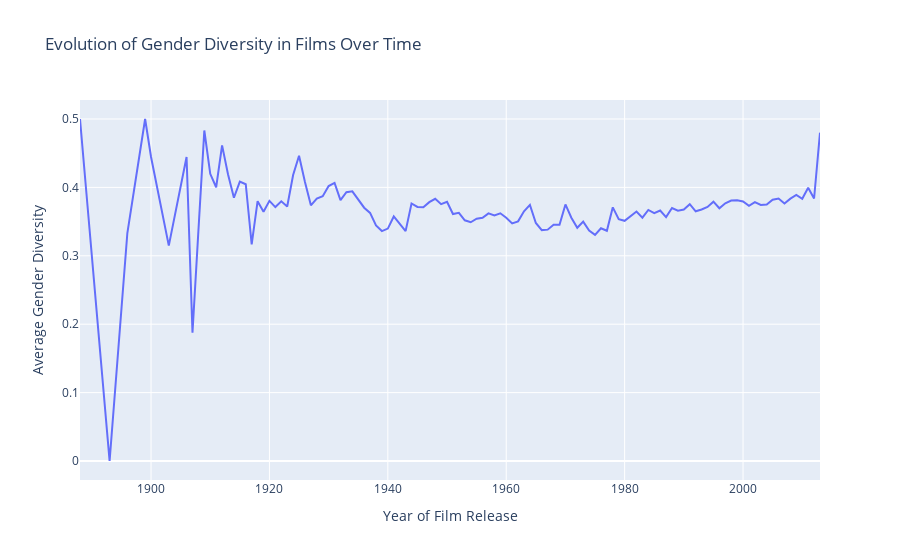

Here is the notebook cell this chart was saved with:
### Code cell
# Visualize whether ethnic diversity in films has increased over time

# Grouping by year of exit and calculation of the average of gender diversity
gender_diversity_by_year = gender_diversity_df.groupby('movie_release_year')['gender_diversity'].mean().reset_index()

# Creation of the interactif graph
fig = px.line(gender_diversity_by_year, x='movie_release_year', y='gender_diversity', 
              title='Evolution of Gender Diversity in Films Over Time',
              labels={'movie_release_year': 'Year of Film Release', 'gender_diversity': 'Average Gender Diversity'})
fig.show()

### Figure 1 — Plotly figure (JSON) as saved in the notebook; plotly's stock layout.template omitted (floating-point values rounded to 4 significant figures)
{"data": [{"hovertemplate": "Year of Film Release=%{x}<br>Average Gender Diversity=%{y}<extra></extra>", "legendgroup": "", "line": {"color": "#636efa", "dash": "solid"}, "marker": {"symbol": "circle"}, "mode": "lines", "name": "", "orientation": "v", "showlegend": false, "type": "scatter", "x": [1888, 1893, 1896, 1899, 1900, 1903, 1906, 1907, 1908, 1909, 1910, 1911, 1912, 1913, 1914, 1915, 1916, 1917, 1918, 1919, 1920, 1921, 1922, 1923, 1924, 1925, 1926, 1927, 1928, 1929, 1930, 1931, 1932, 1933, 1934, 1935, 1936, 1937, 1938, 1939, 1940, 1941, 1942, 1943, 1944, 1945, 1946, 1947, 1948, 1949, 1950, 1951, 1952, 1953, 1954, 1955, 1956, 1957, 1958, 1959, 1960, 1961, 1962, 1963, 1964, 1965, 1966, 1967, 1968, 1969, 1970, 1971, 1972, 1973, 1974, 1975, 1976, 1977, 1978, 1979, 1980, 1981, 1982, 1983, 1984, 1985, 1986, 1987, 1988, 1989, 1990, 1991, 1992, 1993, 1994, 1995, 1996, 1997, 1998, 1999, 2000, 2001, 2002, 2003, 2004, 2005, 2006, 2007, 2008, 2009, 2010, 2011, 2012, 2013], "xaxis": "x", "y": [0.5, 0, 0.3333, 0.5, 0.4444, 0.3148, 0.4444, 0.1875, 0.3364, 0.4832, 0.4199, 0.4002, 0.4614, 0.4194, 0.3849, 0.4086, 0.4046, 0.3167, 0.3799, 0.3643, 0.3803, 0.3712, 0.3796, 0.3721, 0.4181, 0.4464, 0.4079, 0.3738, 0.3836, 0.387, 0.4019, 0.4066, 0.3815, 0.393, 0.3943, 0.3819, 0.3703, 0.3627, 0.3444, 0.3362, 0.3398, 0.3575, 0.3463, 0.3361, 0.3765, 0.3714, 0.3709, 0.3784, 0.3833, 0.3754, 0.379, 0.3611, 0.3627, 0.3519, 0.349, 0.3542, 0.3556, 0.362, 0.359, 0.3621, 0.3556, 0.3474, 0.3504, 0.3651, 0.3744, 0.348, 0.3376, 0.3382, 0.3453, 0.3453, 0.3751, 0.3557, 0.3409, 0.35, 0.337, 0.3307, 0.3402, 0.3366, 0.3709, 0.3535, 0.3512, 0.3578, 0.3647, 0.3557, 0.367, 0.3623, 0.3662, 0.3567, 0.3699, 0.366, 0.3677, 0.3755, 0.365, 0.3677, 0.3714, 0.3791, 0.3695, 0.3767, 0.3809, 0.3812, 0.3794, 0.373, 0.3785, 0.3743, 0.3751, 0.3821, 0.3838, 0.3765, 0.3836, 0.3889, 0.3834, 0.3993, 0.3838, 0.48], "yaxis": "y"}], "layout": {"legend": {"tracegroupgap": 0}, "title": {"text": "Evolution of Gender Diversity in Films Over Time"}, "xaxis": {"anchor": "y", "domain": [0, 1], "title": {"text": "Year of Film Release"}}, "yaxis": {"anchor": "x", "domain": [0, 1], "title": {"text": "Average Gender Diversity"}}}}
